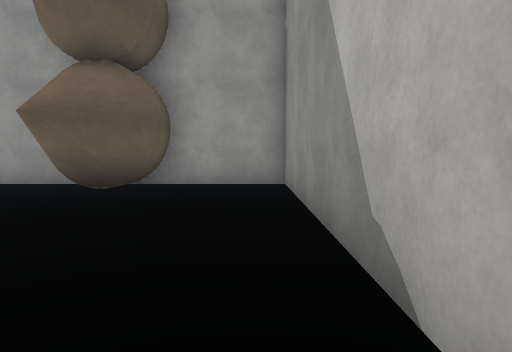
[1] (above)

24 first-person views from a walk through a 3-D level made in the Unity game engine. The camera is 1.4 m above the floor, tilts 4° down and sees 75° across. The floor is counted in squares, 2 m on a side. Each view is taken from the middle of a square. On the plan, view 1 faces up. The plan holds only what a view shows up to about 10 squares ahead; the rest is blank. The place goes on beyond the plan. The player is left out. Surface patterns are stand-ins for the level's own textures.

[2]
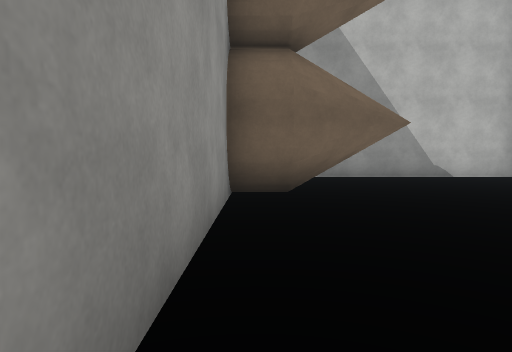

[3]
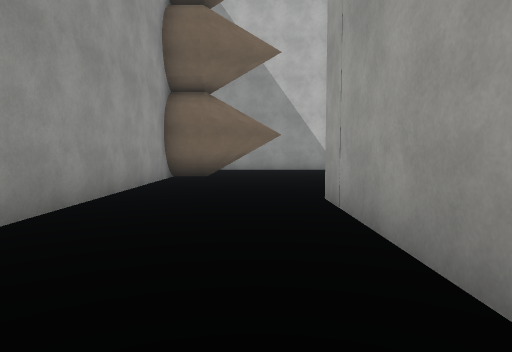

[4]
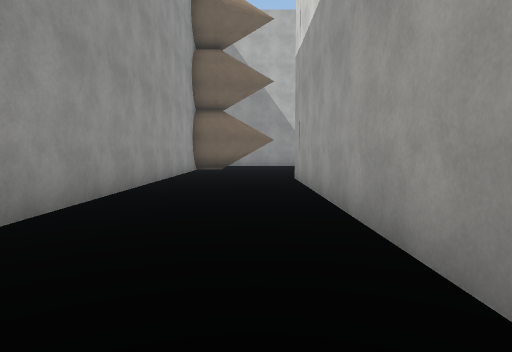

[5]
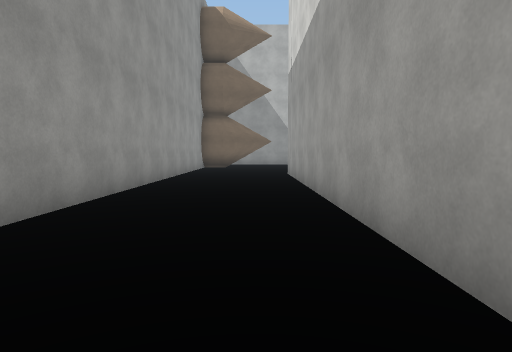

[6]
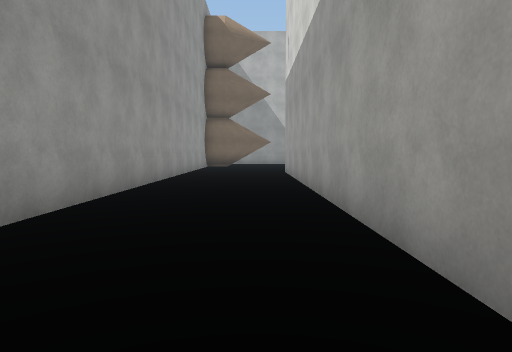

[7]
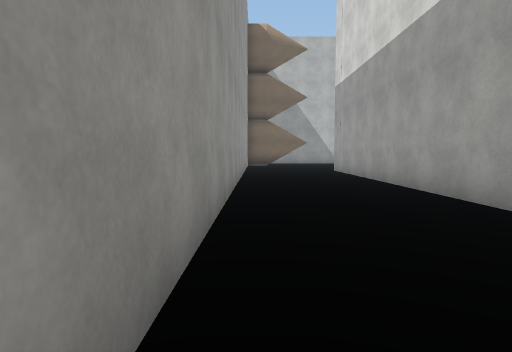

[8]
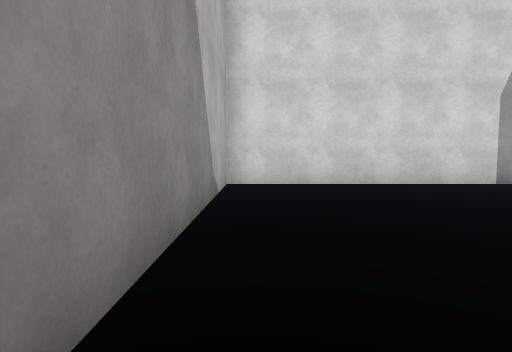

[9]
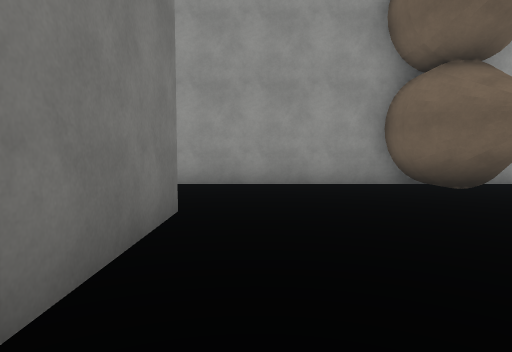

[10]
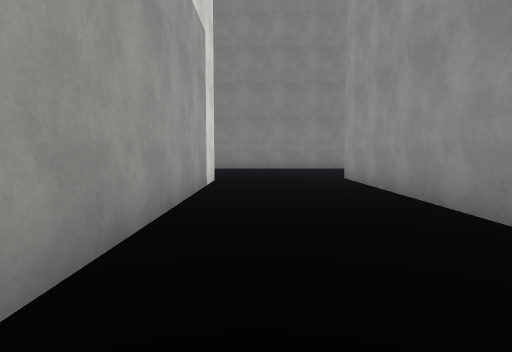

[11]
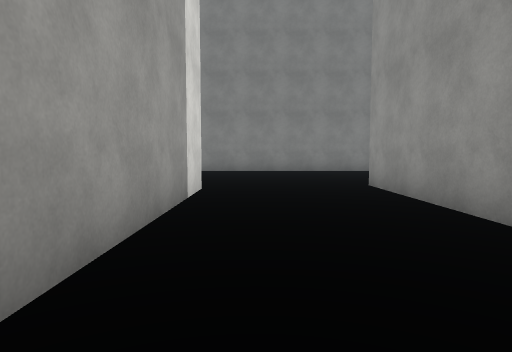

[12]
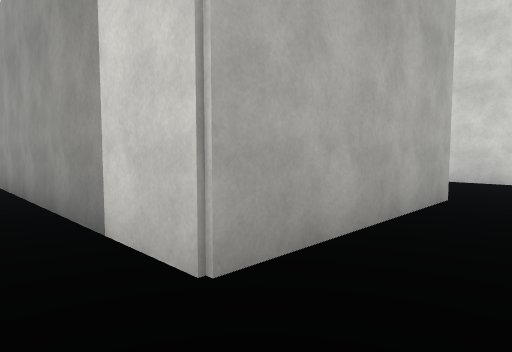

[13]
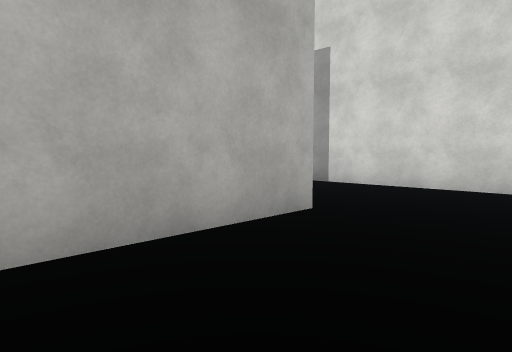

[14]
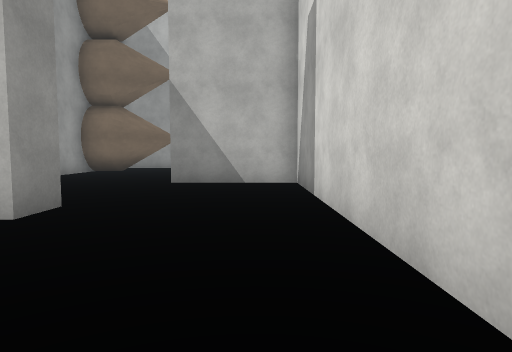

[15]
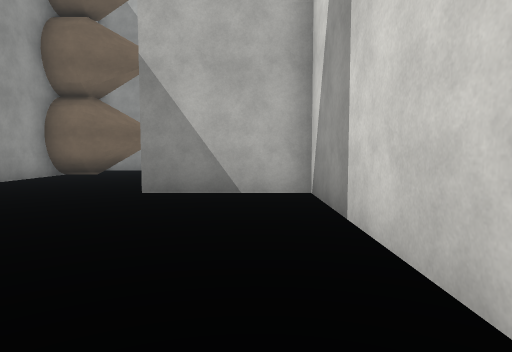

[16]
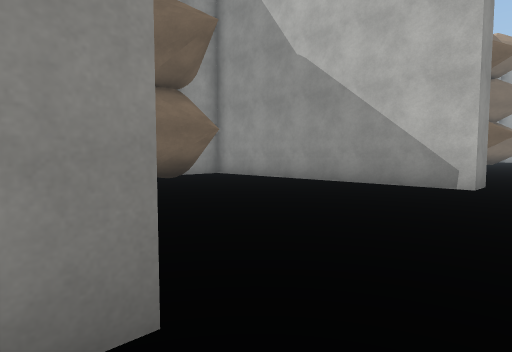

[17]
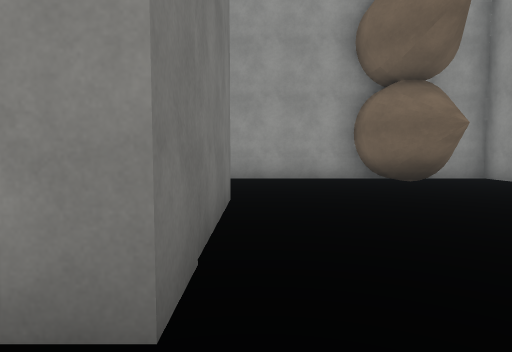

[18]
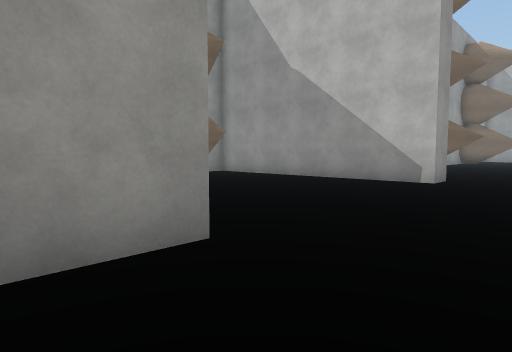

[19]
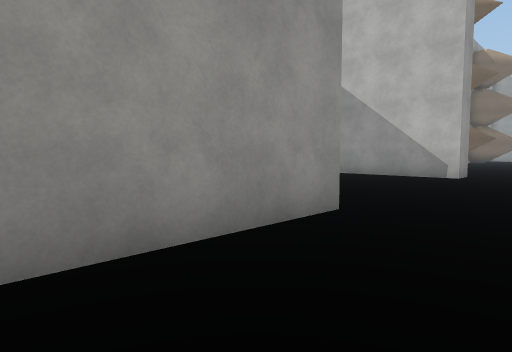

[20]
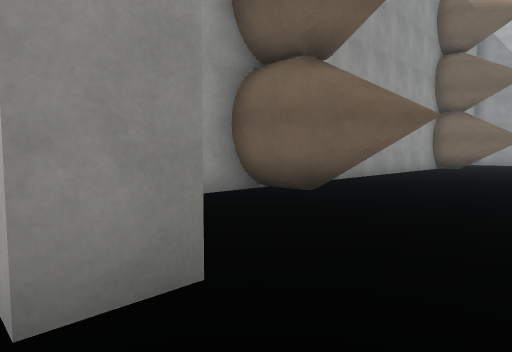

[21]
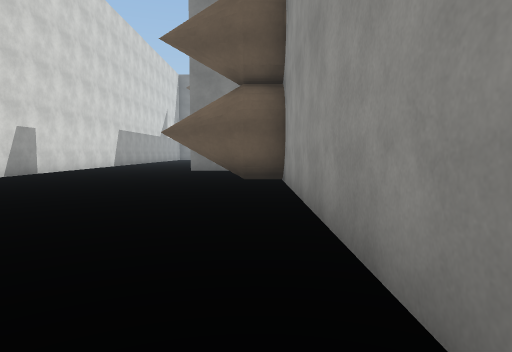

[22]
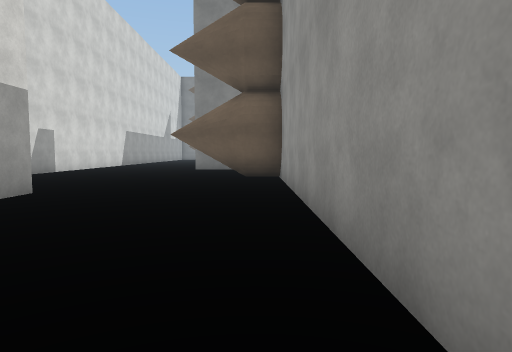

[23]
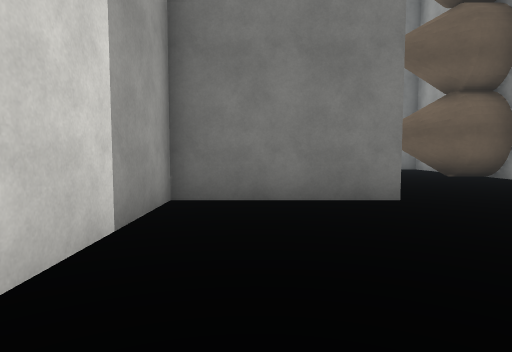

[24]
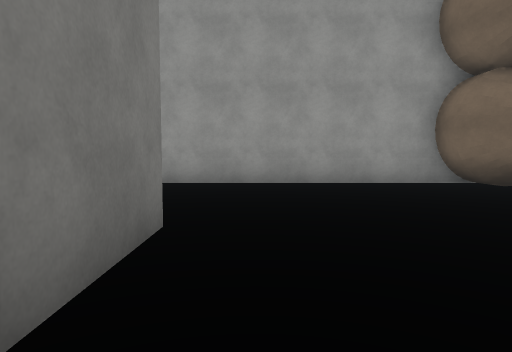

### Floor plan
Points are (right, up) in squares from view 1. A wall is a line through its corners. A room is listed if a view was taken in it or the views show most of it. See-through windows are left out.
Room 1 (views 1, 2, 3, 4, 5, 6, 8, 9, 10, 11)
walls: (-5.8, -0.5) (0.7, -0.5) (0.7, 7.4) (-21.2, 7.4); (-20.5, 3.9) (-7.9, 3.9) (-7.9, 1.1)
ways out: opening at (-21, 6) to room 2
objects: other object (-4, 5) to (-2, 7); other object (-3, 6) to (-3, 7)
Room 2 (views 7, 12, 13, 14, 15, 16, 17, 18, 19, 20, 21, 22, 23, 24)
walls: (0.2, -5.9) (1.1, -5.9) (1.1, -9.3) (4.5, -9.3); (-5.1, -9.3) (-4.4, -9.3); (-7.9, -4.5) (-8.8, -4.5) (-8.8, 3.1) (-10.1, 3.1); (6.8, -1.3) (-5.6, -1.3); (-12.5, 3.1) (-15.8, 3.1); (-15.4, -1.1) (-15.4, -4.8) (-18.8, -4.8); (-19.6, -0.5) (-20.5, -0.5) (-20.5, 3.9); (-22.9, -4) (-16.2, -4) (-16.2, -1)
ways out: opening at (-21, 6) to room 1
objects: other object (-12, 1) to (-11, 3); other object (-11, 2) to (-11, 3); other object (-5, -3) to (-3, -2); other object (-4, -2); other object (7, -3) to (8, -2); other object (7, -2)

Positions as (right, up) in squares from view 1, and headings:
1: (0, 0), facing up
2: (-9, 7), facing right
3: (-13, 5), facing right
4: (-17, 5), facing right
5: (-19, 5), facing right
6: (-20, 5), facing right
7: (-21, 7), facing right
8: (0, 7), facing down
9: (-7, 0), facing up
10: (-12, 5), facing left
11: (-14, 5), facing left
12: (-22, 5), facing down-right
13: (-23, 3), facing down-right
14: (-24, -3), facing right
15: (-22, -3), facing right
16: (-16, -6), facing up-right
17: (-15, -6), facing up
18: (-17, -7), facing up-right
19: (-19, -7), facing up-right
20: (-9, -6), facing up-right
21: (5, -2), facing left
22: (6, -2), facing left
23: (6, -8), facing left
24: (2, -9), facing up
